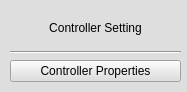
<?xml version="1.0" encoding="UTF-8"?>
<ui version="4.0">
 <class>Form</class>
 <widget class="QWidget" name="Form">
  <property name="geometry">
   <rect>
    <x>0</x>
    <y>0</y>
    <width>187</width>
    <height>92</height>
   </rect>
  </property>
  <property name="windowTitle">
   <string>Controller Settings</string>
  </property>
  <property name="styleSheet">
   <string notr="true">background-color: rgb(222, 222, 222);</string>
  </property>
  <widget class="QWidget" name="verticalLayoutWidget">
   <property name="geometry">
    <rect>
     <x>10</x>
     <y>10</y>
     <width>171</width>
     <height>72</height>
    </rect>
   </property>
   <layout class="QVBoxLayout" name="verticalLayout">
    <item>
     <widget class="QLabel" name="label">
      <property name="sizePolicy">
       <sizepolicy hsizetype="Minimum" vsizetype="Minimum">
        <horstretch>0</horstretch>
        <verstretch>0</verstretch>
       </sizepolicy>
      </property>
      <property name="text">
       <string>Controller Setting</string>
      </property>
      <property name="alignment">
       <set>Qt::AlignCenter</set>
      </property>
     </widget>
    </item>
    <item>
     <widget class="Line" name="line">
      <property name="orientation">
       <enum>Qt::Horizontal</enum>
      </property>
     </widget>
    </item>
    <item>
     <widget class="QPushButton" name="Controller_PropertiesButton">
      <property name="text">
       <string>Controller Properties</string>
      </property>
     </widget>
    </item>
   </layout>
  </widget>
 </widget>
 <resources/>
 <connections/>
</ui>
